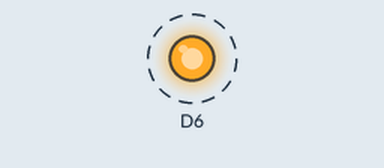
Recording of a sketch running on a simulated ESP8266 (NodeMCU). Shown: output pins drawn as LEDs (lit = HIGH). Dashed ring = blinking.

Above: at 0.15 s.
Timing chart, 0 to 3.0 s (numbered marks = the images above):
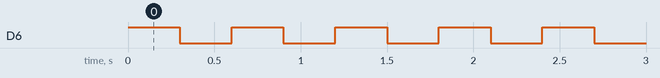

Measured:
- by itself, D6: alternates HIGH for 0.30 s and LOW for 0.30 s

The sketch:

Buzzer.ino
```cpp
void setup()
{
    pinMode(D6, OUTPUT);
}

void loop()
{
    digitalWrite(D6, HIGH);
    delay(300);

    digitalWrite(D6, LOW);
    delay(300);
}
```
